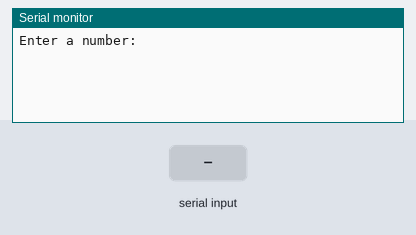
Recording of a sketch running on a simulated Arduino Uno, built with avr-gcc and run on an emulated ATmega328P. Parts: the last lines printed to the serial monitor. The inputs (shaded band) are chosen by the test bench.

Above: at 1.2 s.
1.3 s: "90,45\n" received over Serial
At 2.6 s:
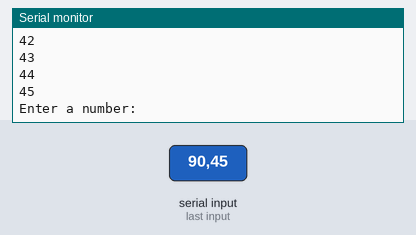
2.8 s: "30,150\n" received over Serial
At 4.2 s:
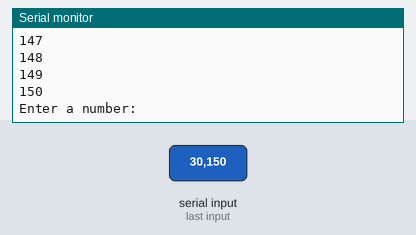
Timing chart, 0 to 5.8 s (numbered marks = the images above; inputs shaded):
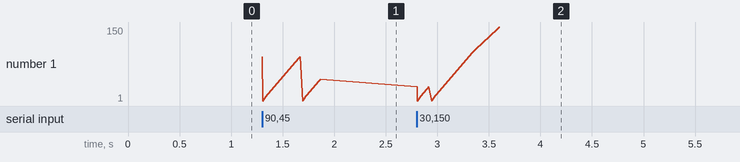

Measured:
- after the input at 1.3 s, the serial monitor: prints a new line at once (image 1)

The sketch:

PrinttoNum.ino
```cpp
void setup() {
  Serial.begin(9600);
}

void loop() {
  Serial.print("Enter a number: ");
  while(!Serial.available()){}
  int num = Serial.parseInt();
  Serial.println(num);
  Serial.read();

  for(int i = 1; i <= num; i++)
  {
    Serial.println(i);
  }

}
```
